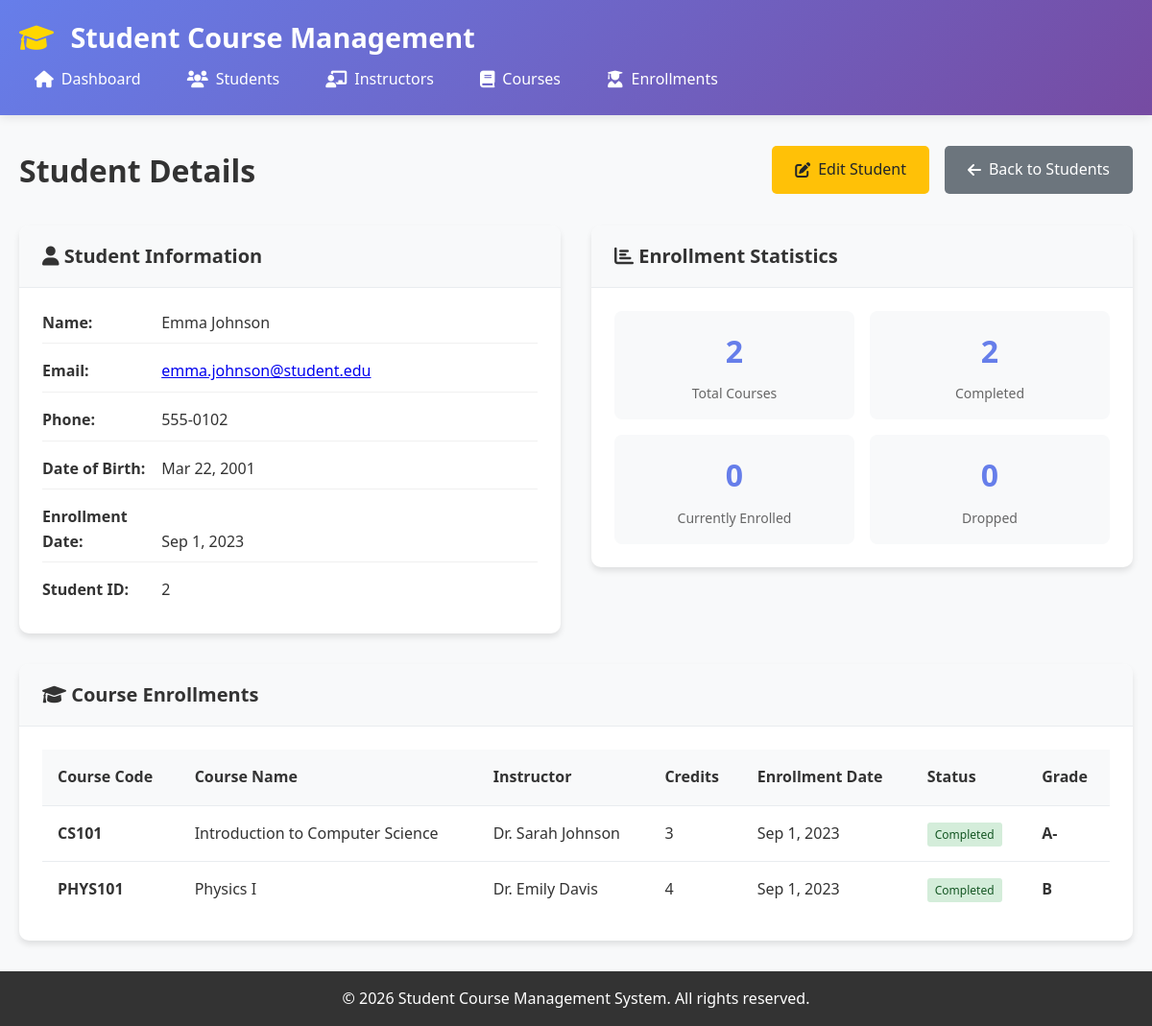
The page /pages/students/view.php?id=2 on the database its author committed.
### tables this page shows
CREATE TABLE students (
    student_id INT AUTO_INCREMENT PRIMARY KEY,
    first_name VARCHAR(50) NOT NULL,
    last_name VARCHAR(50) NOT NULL,
    email VARCHAR(100) UNIQUE NOT NULL,
    phone VARCHAR(15),
    date_of_birth DATE,
    enrollment_date DATE DEFAULT CURRENT_DATE,
    created_at TIMESTAMP DEFAULT CURRENT_TIMESTAMP,
    updated_at TIMESTAMP DEFAULT CURRENT_TIMESTAMP ON UPDATE CURRENT_TIMESTAMP
);

CREATE TABLE enrollments (
    enrollment_id INT AUTO_INCREMENT PRIMARY KEY,
    student_id INT NOT NULL,
    course_id INT NOT NULL,
    enrollment_date DATE DEFAULT CURRENT_DATE,
    grade CHAR(2) DEFAULT NULL,
    status ENUM('enrolled', 'completed', 'dropped') DEFAULT 'enrolled',
    created_at TIMESTAMP DEFAULT CURRENT_TIMESTAMP,
    updated_at TIMESTAMP DEFAULT CURRENT_TIMESTAMP ON UPDATE CURRENT_TIMESTAMP,
    FOREIGN KEY (student_id) REFERENCES students(student_id) ON DELETE CASCADE,
    FOREIGN KEY (course_id) REFERENCES courses(course_id) ON DELETE CASCADE,
    UNIQUE KEY unique_enrollment (student_id, course_id)
);

CREATE TABLE courses (
    course_id INT AUTO_INCREMENT PRIMARY KEY,
    course_code VARCHAR(10) UNIQUE NOT NULL,
    course_name VARCHAR(100) NOT NULL,
    credits INT NOT NULL,
    instructor_id INT,
    description TEXT,
    created_at TIMESTAMP DEFAULT CURRENT_TIMESTAMP,
    updated_at TIMESTAMP DEFAULT CURRENT_TIMESTAMP ON UPDATE CURRENT_TIMESTAMP,
    FOREIGN KEY (instructor_id) REFERENCES instructors(instructor_id) ON DELETE SET NULL
);

CREATE TABLE instructors (
    instructor_id INT AUTO_INCREMENT PRIMARY KEY,
    first_name VARCHAR(50) NOT NULL,
    last_name VARCHAR(50) NOT NULL,
    email VARCHAR(100) UNIQUE NOT NULL,
    department VARCHAR(100),
    hire_date DATE,
    created_at TIMESTAMP DEFAULT CURRENT_TIMESTAMP,
    updated_at TIMESTAMP DEFAULT CURRENT_TIMESTAMP ON UPDATE CURRENT_TIMESTAMP
);

### config/database.php (called while the page is built, shortened)
<?php
class Database {
    private static $instance = null;
    private $connection;
    private function __construct() {
        try {
            $dsn = "mysql:host=" . DB_HOST . ";dbname=" . DB_NAME . ";charset=" . DB_CHARSET;
            $options = [
                PDO::ATTR_ERRMODE => PDO::ERRMODE_EXCEPTION,
                PDO::ATTR_DEFAULT_FETCH_MODE => PDO::FETCH_ASSOC,
                PDO::ATTR_EMULATE_PREPARES => false,
            ];
            $this->connection = new PDO($dsn, DB_USER, DB_PASS, $options);
        } catch (PDOException $e) {
            error_log("Database connection failed: " . $e->getMessage());
            throw new Exception("Database connection failed. Please try again later.");
        }
    }
    public static function getInstance() {
        if (self::$instance === null) {
            self::$instance = new self();
        }
        return self::$instance;
    }
    public function query($sql, $params = []) {
        try {
            $stmt = $this->connection->prepare($sql);
            $stmt->execute($params);
            return $stmt;
        } catch (PDOException $e) {
            error_log("Database query failed: " . $e->getMessage());
            throw new Exception("Database operation failed. Please try again.");
        }
    }
}
function getDB() {
    return Database::getInstance();
}
?>

### pages/students/view.php (the view, shortened to what this page needs)
<?php
require_once '../../includes/header.php';
$student_id = isset($_GET['id']) ? (int)$_GET['id'] : 0;
try {
    $db = getDB();
    $stmt = $db->query("SELECT * FROM students WHERE student_id = ?", [$student_id]);
    $student = $stmt->fetch();
    $stmt = $db->query("
        SELECT e.*, c.course_name, c.course_code, c.credits,
               i.first_name as instructor_first_name, i.last_name as instructor_last_name
        FROM enrollments e
        JOIN courses c ON e.course_id = c.course_id
        LEFT JOIN instructors i ON c.instructor_id = i.instructor_id
        WHERE e.student_id = ?
        ORDER BY e.enrollment_date DESC
    ", [$student_id]);
    $enrollments = $stmt->fetchAll();
} catch (Exception $e) {
    $_SESSION['message'] = 'Error loading student: ' . $e->getMessage();
    $_SESSION['message_type'] = 'error';
    header('Location: index.php');
    exit;
}
?>
<div class="page-header">
    <h1 class="page-title">Student Details</h1>
    <div class="d-flex gap-2">
        <a href="edit.php?id=<?php echo $student_id; ?>" class="btn btn-warning">
            <i class="fas fa-edit"></i> Edit Student
        </a>
        <a href="index.php" class="btn btn-secondary">
            <i class="fas fa-arrow-left"></i> Back to Students
        </a>
    </div>
</div>
<div class="row">
    <div class="col-md-6">
        <div class="card">
            <div class="card-header">
                <h3><i class="fas fa-user"></i> Student Information</h3>
            </div>
            <div class="card-body">
                <div class="student-info">
                    <div class="info-row">
                        <strong>Name:</strong>
                        <?php echo htmlspecialchars($student['first_name'] . ' ' . $student['last_name']); ?>
                    </div>
                    <div class="info-row">
                        <strong>Email:</strong>
                        <a href="mailto:<?php echo htmlspecialchars($student['email']); ?>">
                            <?php echo htmlspecialchars($student['email']); ?>
                        </a>
                    </div>
                    <div class="info-row">
                        <strong>Phone:</strong>
                        <?php echo htmlspecialchars($student['phone'] ?: 'Not provided'); ?>
                    </div>
                    <div class="info-row">
                        <strong>Date of Birth:</strong>
                        <?php echo $student['date_of_birth'] ? date('M j, Y', strtotime($student['date_of_birth'])) : 'Not provided'; ?>
                    </div>
                    <div class="info-row">
                        <strong>Enrollment Date:</strong>
                        <?php echo date('M j, Y', strtotime($student['enrollment_date'])); ?>
                    </div>
                    <div class="info-row">
                        <strong>Student ID:</strong>
                        <?php echo $student['student_id']; ?>
                    </div>
                </div>
            </div>
        </div>
    </div>
    <div class="col-md-6">
        <div class="card">
            <div class="card-header">
                <h3><i class="fas fa-chart-bar"></i> Enrollment Statistics</h3>
            </div>
            <div class="card-body">
                <?php
                $total_enrollments = count($enrollments);
                $completed_courses = count(array_filter($enrollments, function($e) { return $e['status'] === 'completed'; }));
                $active_enrollments = count(array_filter($enrollments, function($e) { return $e['status'] === 'enrolled'; }));
                $dropped_courses = count(array_filter($enrollments, function($e) { return $e['status'] === 'dropped'; }));
                ?>
                <div class="stats-grid">
                    <div class="stat-item">
                        <div class="stat-number"><?php echo $total_enrollments; ?></div>
                        <div class="stat-label">Total Courses</div>
                    </div>
                    <div class="stat-item">
                        <div class="stat-number"><?php echo $completed_courses; ?></div>
                        <div class="stat-label">Completed</div>
                    </div>
                    <div class="stat-item">
                        <div class="stat-number"><?php echo $active_enrollments; ?></div>
                        <div class="stat-label">Currently Enrolled</div>
                    </div>
                    <div class="stat-item">
                        <div class="stat-number"><?php echo $dropped_courses; ?></div>
                        <div class="stat-label">Dropped</div>
                    </div>
                </div>
            </div>
        </div>
    </div>
</div>
<div class="card mt-4">
    <div class="card-header">
        <h3><i class="fas fa-graduation-cap"></i> Course Enrollments</h3>
    </div>
    <div class="card-body">
        <?php if (!empty($enrollments)): ?>
            <div class="table-responsive">
                <table class="table">
                    <thead>
                        <tr>
                            <th>Course Code</th>
                            <th>Course Name</th>
                            <th>Instructor</th>
                            <th>Credits</th>
                            <th>Enrollment Date</th>
                            <th>Status</th>
                            <th>Grade</th>
                        </tr>
                    </thead>
                    <tbody>
                        <?php foreach ($enrollments as $enrollment): ?>
                            <tr>
                                <td><strong><?php echo htmlspecialchars($enrollment['course_code']); ?></strong></td>
                                <td><?php echo htmlspecialchars($enrollment['course_name']); ?></td>
                                <td>
                                    <?php
                                    if ($enrollment['instructor_first_name']) {
                                        echo htmlspecialchars($enrollment['instructor_first_name'] . ' ' . $enrollment['instructor_last_name']);
                                    } else {
                                        echo '<em>Not assigned</em>';
                                    }
                                    ?>
                                </td>
                                <td><?php echo $enrollment['credits']; ?></td>
                                <td><?php echo date('M j, Y', strtotime($enrollment['enrollment_date'])); ?></td>
                                <td>
                                    <span class="badge badge-<?php
                                        echo $enrollment['status'] === 'completed' ? 'success' :
                                            ($enrollment['status'] === 'dropped' ? 'danger' : 'info');
                                    ?>">
                                        <?php echo ucfirst($enrollment['status']); ?>
                                    </span>
                                </td>
                                <td>
                                    <?php
                                    if ($enrollment['grade']) {
                                        echo '<strong>' . htmlspecialchars($enrollment['grade']) . '</strong>';
                                    } else {
                                        echo '<em>Not graded</em>';
                                    }
                                    ?>
                                </td>
                            </tr>
                        <?php endforeach; ?>
                    </tbody>
                </table>
            </div>
        <?php else: ?>
            <p class="text-muted">No course enrollments found for this student.</p>
        <?php endif; ?>
    </div>
</div>
<?php require_once '../../includes/footer.php'; ?>

### css/style.css (style rules this page uses)
* { margin: 0; padding: 0; box-sizing: border-box; }
body { font-family: 'Segoe UI', Tahoma, Geneva, Verdana, sans-serif; line-height: 1.6; color: #333; background-color: #f8f9fa; }
.page-header { display: flex; justify-content: space-between; align-items: center; margin-bottom: 2rem; flex-wrap: wrap; gap: 1rem; }
.page-title { font-size: 2rem; color: #333; margin: 0; }
.btn { display: inline-flex; align-items: center; gap: 0.5rem; padding: 0.75rem 1.5rem; border: none; border-radius: 5px; text-decoration: none; font-size: 1rem; font-weight: 500; cursor: pointer; transition: all 0.3s ease; text-align: center; }
.btn-warning { background: #ffc107; color: #212529; }
.btn-secondary { background: #6c757d; color: white; }
.table { width: 100%; border-collapse: collapse; }
.table th, .table td { padding: 1rem; text-align: left; border-bottom: 1px solid #e9ecef; }
.table th { background-color: #f8f9fa; font-weight: 600; color: #333; }
.table tbody tr:last-child td { border-bottom: none; }
.row { display: grid; grid-template-columns: repeat(auto-fit, minmax(300px, 1fr)); gap: 2rem; margin-bottom: 2rem; }
.col-md-6 { min-width: 0; }
.card { background: white; border-radius: 10px; box-shadow: 0 4px 6px rgba(0,0,0,0.1); overflow: hidden; }
.card-header { background: #f8f9fa; padding: 1rem 1.5rem; border-bottom: 1px solid #e9ecef; }
.card-header h3 { margin: 0; font-size: 1.25rem; color: #333; }
.card-body { padding: 1.5rem; }
.gap-2 { gap: 1rem; }
.table-responsive { overflow-x: auto; }
.d-flex { display: flex; }
.badge { padding: 0.25rem 0.5rem; border-radius: 3px; font-size: 0.75rem; font-weight: 500; }
.student-info .info-row, .course-info .info-row, .instructor-info .info-row { margin-bottom: 1rem; padding-bottom: 0.5rem; border-bottom: 1px solid #f0f0f0; }
.student-info .info-row:last-child, .course-info .info-row:last-child, .instructor-info .info-row:last-child { border-bottom: none; margin-bottom: 0; }
.student-info .info-row strong, .course-info .info-row strong, .instructor-info .info-row strong { display: inline-block; width: 120px; color: #333; }
.stats-grid { display: grid; grid-template-columns: repeat(2, 1fr); gap: 1rem; }
.stat-item { text-align: center; padding: 1rem; background: #f8f9fa; border-radius: 8px; }
.stat-number { font-size: 2rem; font-weight: bold; color: #667eea; margin-bottom: 0.5rem; }
.stat-label { color: #666; font-size: 0.875rem; }
.badge-success { background-color: #d4edda; color: #155724; }

### rows shown on the page
students: first_name+last_name "Emma Johnson", email "emma.johnson@student.edu", phone "555-0102", date_of_birth "Mar 22, 2001", enrollment_date "Sep 1, 2023", student_id "2"
enrollments: course.course_code "CS101", course.course_name "Introduction to Computer Science", instructors.first_name+last_name "Dr. Sarah Johnson", course.credits "3", enrollment_date "Sep 1, 2023", status "Completed", grade "A-"
enrollments: course.course_code "PHYS101", course.course_name "Physics I", instructors.first_name+last_name "Dr. Emily Davis", course.credits "4", enrollment_date "Sep 1, 2023", status "Completed", grade "B"

### other values the page prints
$total_enrollments "2"
$completed_courses "2"
$active_enrollments "0"
$dropped_courses "0"
